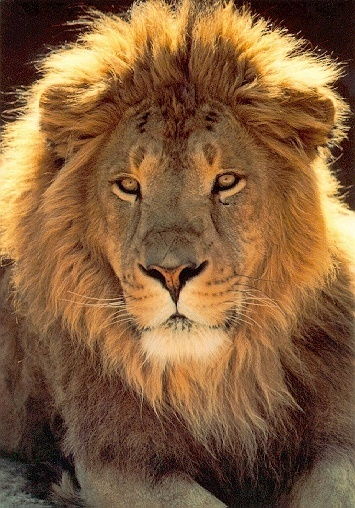
#> input picture imagens/leao.jpg, 355 x 508 px
$ python passo05.2.py
#> lines starting #> are read from the running program, lines starting #| are printed output that depends on the picture
import cv2
import numpy as np

imagem = cv2.imread('imagens/leao.jpg')
#> imagem is the input picture: shape (508, 355, 3); mean B, G, R 59.7, 94.7, 132.3

# O dx e dy Definir os deslocamentos
# deslocamento na horizontal
dx = 50
 # deslocamento na vertical
dy = 50

# Criar a matriz de translação da imagem
M = np.float32([[1, 0, dx], [0, 1, dy]])

# Aplicando a translação na imagem
translação = cv2.warpAffine(imagem, M, (imagem.shape[1], imagem.shape[0]))
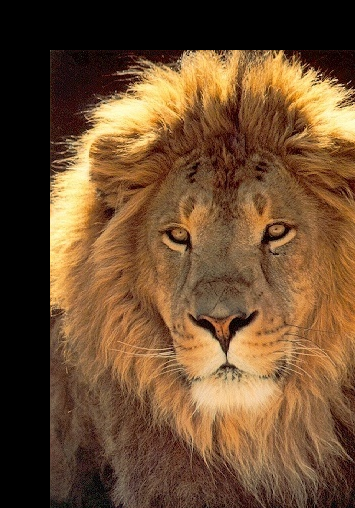
#> translação: shape (508, 355, 3); mean B, G, R 47.1, 76.7, 108.6

# exibir o resultado da imagem
cv2.imshow('Translação da imagem', translação)

#tecla q
cv2.waitKey(0)
cv2.destroyAllWindows()

$ run again, with imagens/filhote.webp saved as imagens/leao.jpg
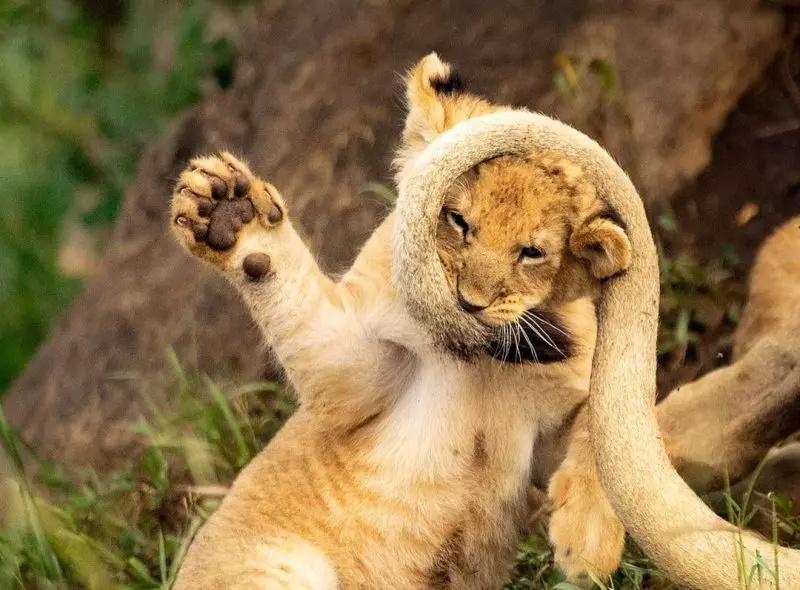
#> input picture imagens/filhote.webp, 800 x 590 px
#> imagem is the input picture: shape (590, 800, 3); mean B, G, R 73.9, 115.3, 140.7
#> `translação = cv2.warpAffine(imagem, M, (imagem.shape[1], imagem.shape[..`:
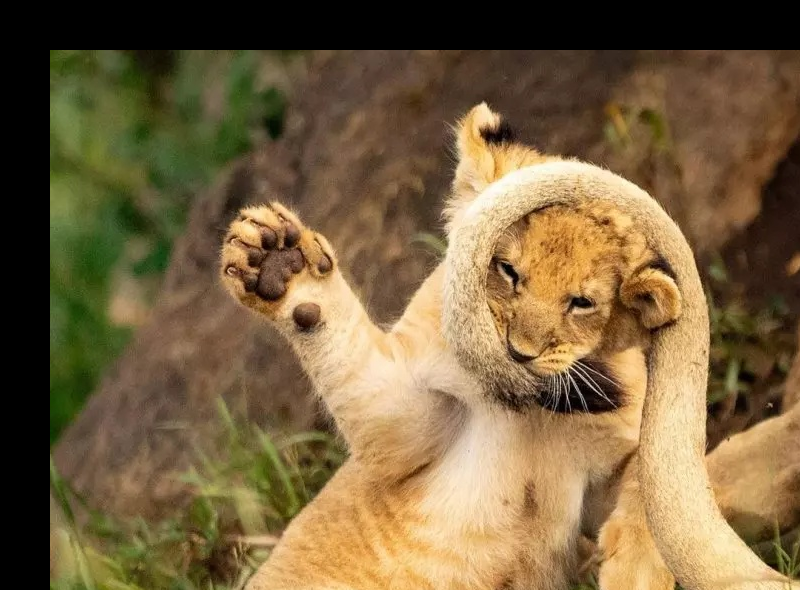
#> translação: shape (590, 800, 3); mean B, G, R 64.1, 99.2, 120.9

$ run again, with imagens/leoamae.webp saved as imagens/leao.jpg
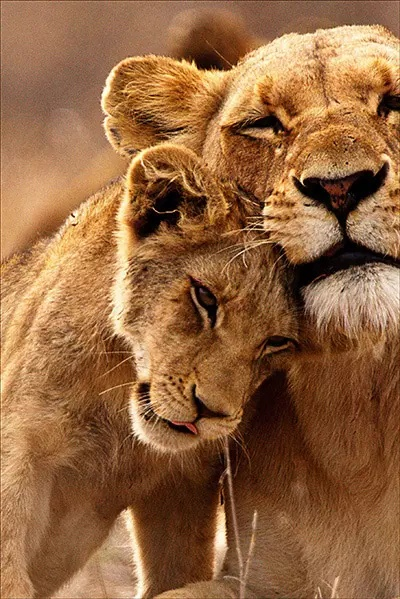
#> input picture imagens/leoamae.webp, 400 x 599 px
#> imagem is the input picture: shape (599, 400, 3); mean B, G, R 64.4, 102.4, 148.3
#> `translação = cv2.warpAffine(imagem, M, (imagem.shape[1], imagem.shape[..`:
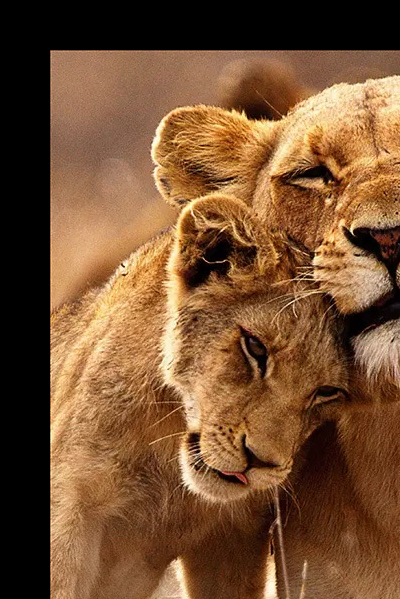
#> translação: shape (599, 400, 3); mean B, G, R 50.6, 81.5, 118.8
